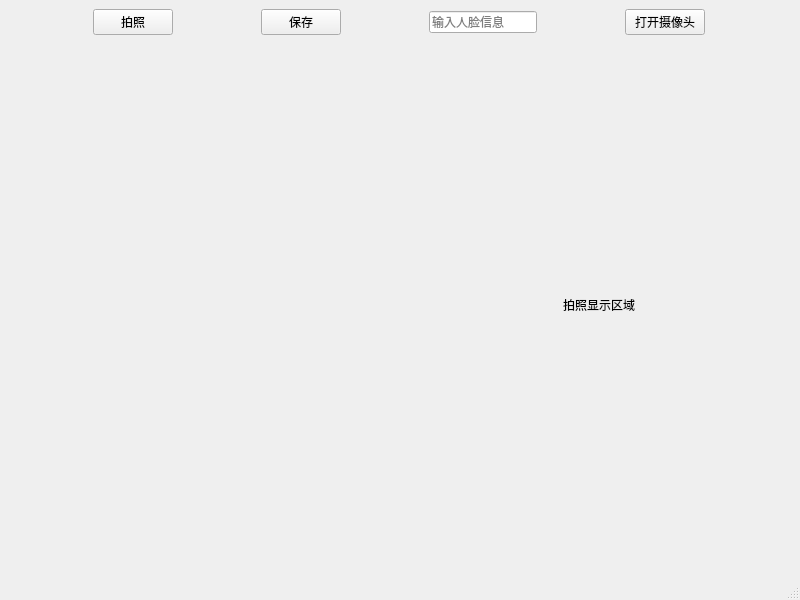
<?xml version="1.0" encoding="UTF-8"?>
<ui version="4.0">
 <class>MainWindow</class>
 <widget class="QMainWindow" name="MainWindow">
  <property name="geometry">
   <rect>
    <x>0</x>
    <y>0</y>
    <width>800</width>
    <height>600</height>
   </rect>
  </property>
  <property name="windowTitle">
   <string>MainWindow</string>
  </property>
  <widget class="QWidget" name="centralwidget">
   <layout class="QGridLayout" name="gridLayout" rowstretch="1,10">
    <property name="leftMargin">
     <number>11</number>
    </property>
    <item row="0" column="0">
     <layout class="QHBoxLayout" name="horizontalLayout">
      <item>
       <widget class="QPushButton" name="save_pic">
        <property name="sizePolicy">
         <sizepolicy hsizetype="Fixed" vsizetype="Fixed">
          <horstretch>0</horstretch>
          <verstretch>0</verstretch>
         </sizepolicy>
        </property>
        <property name="text">
         <string>拍照</string>
        </property>
       </widget>
      </item>
      <item>
       <widget class="QPushButton" name="btn_save">
        <property name="sizePolicy">
         <sizepolicy hsizetype="Fixed" vsizetype="Fixed">
          <horstretch>0</horstretch>
          <verstretch>0</verstretch>
         </sizepolicy>
        </property>
        <property name="text">
         <string>保存</string>
        </property>
       </widget>
      </item>
      <item>
       <widget class="QLineEdit" name="lineEdit">
        <property name="sizePolicy">
         <sizepolicy hsizetype="Fixed" vsizetype="Fixed">
          <horstretch>0</horstretch>
          <verstretch>0</verstretch>
         </sizepolicy>
        </property>
        <property name="placeholderText">
         <string>输入人脸信息</string>
        </property>
       </widget>
      </item>
      <item>
       <widget class="QPushButton" name="screenshot">
        <property name="sizePolicy">
         <sizepolicy hsizetype="Fixed" vsizetype="Fixed">
          <horstretch>0</horstretch>
          <verstretch>0</verstretch>
         </sizepolicy>
        </property>
        <property name="text">
         <string>打开摄像头</string>
        </property>
       </widget>
      </item>
     </layout>
    </item>
    <item row="1" column="0">
     <layout class="QHBoxLayout" name="horizontalLayout_2" stretch="5,5">
      <item>
       <widget class="QCameraViewfinder" name="widget" native="true">
        <property name="sizePolicy">
         <sizepolicy hsizetype="Expanding" vsizetype="Expanding">
          <horstretch>0</horstretch>
          <verstretch>0</verstretch>
         </sizepolicy>
        </property>
        <property name="minimumSize">
         <size>
          <width>0</width>
          <height>0</height>
         </size>
        </property>
        <property name="maximumSize">
         <size>
          <width>999999</width>
          <height>9999999</height>
         </size>
        </property>
       </widget>
      </item>
      <item>
       <widget class="QLabel" name="label">
        <property name="sizePolicy">
         <sizepolicy hsizetype="Maximum" vsizetype="Maximum">
          <horstretch>50</horstretch>
          <verstretch>0</verstretch>
         </sizepolicy>
        </property>
        <property name="minimumSize">
         <size>
          <width>0</width>
          <height>0</height>
         </size>
        </property>
        <property name="maximumSize">
         <size>
          <width>384</width>
          <height>471</height>
         </size>
        </property>
        <property name="text">
         <string>拍照显示区域</string>
        </property>
        <property name="alignment">
         <set>Qt::AlignmentFlag::AlignCenter</set>
        </property>
       </widget>
      </item>
     </layout>
    </item>
   </layout>
  </widget>
  <widget class="QStatusBar" name="statusbar"/>
 </widget>
 <customwidgets>
  <customwidget>
   <class>QCameraViewfinder</class>
   <extends>QWidget</extends>
   <header location="global">PyQt5.QtMultimediaWidgets</header>
   <container>1</container>
  </customwidget>
 </customwidgets>
 <resources/>
 <connections/>
</ui>
